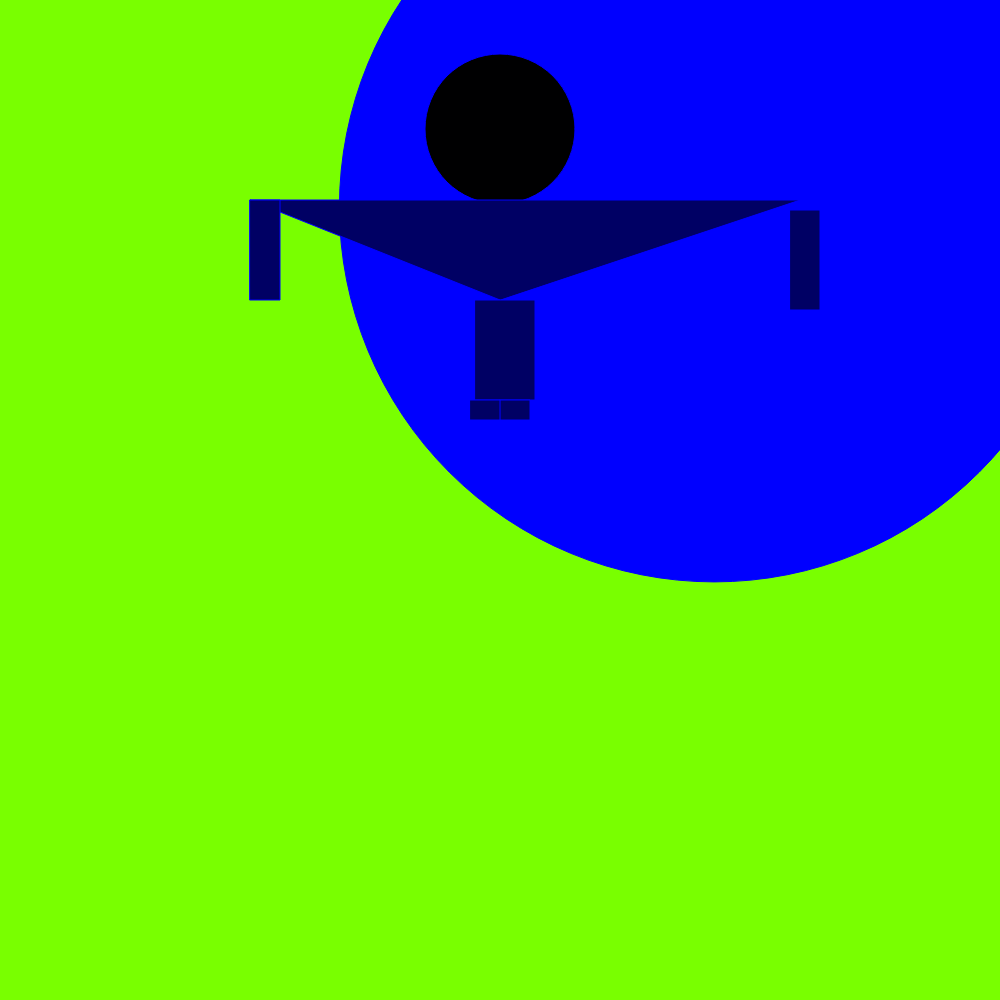
Frame 1 (no input)
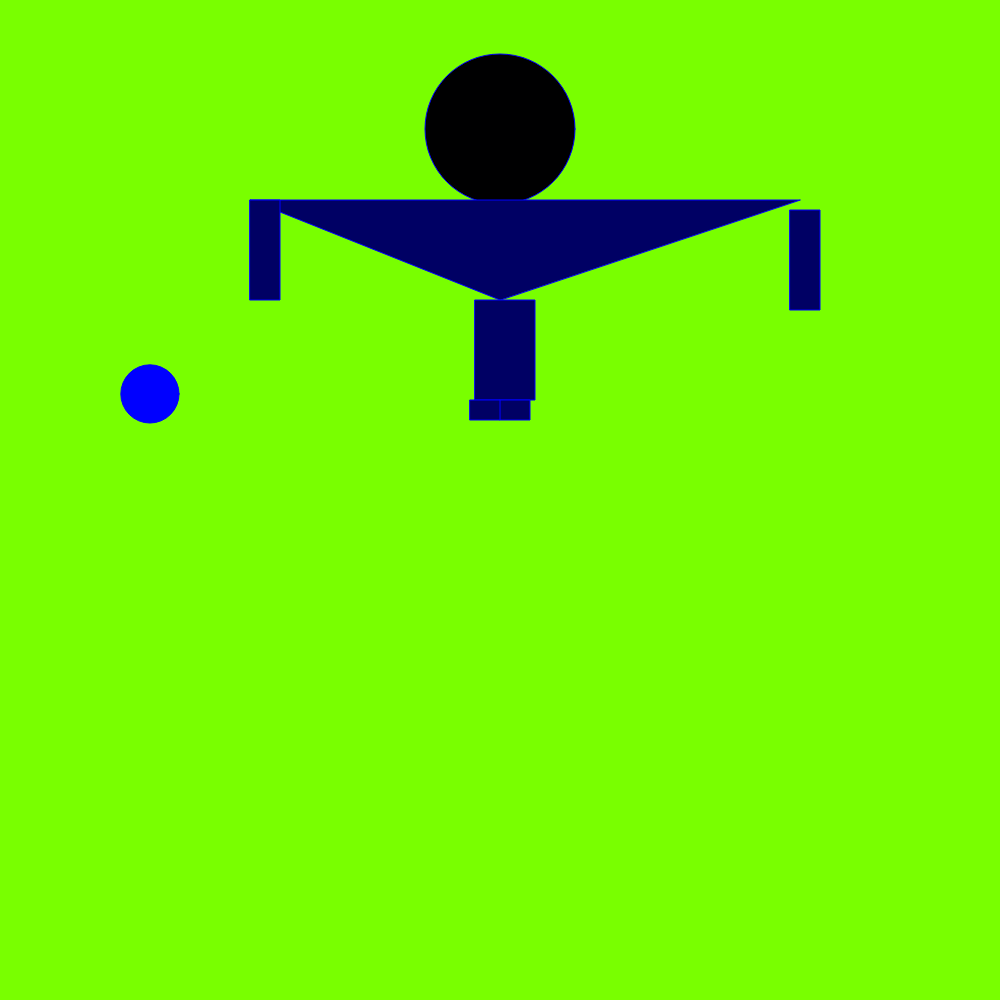
Frame 60 (no input)
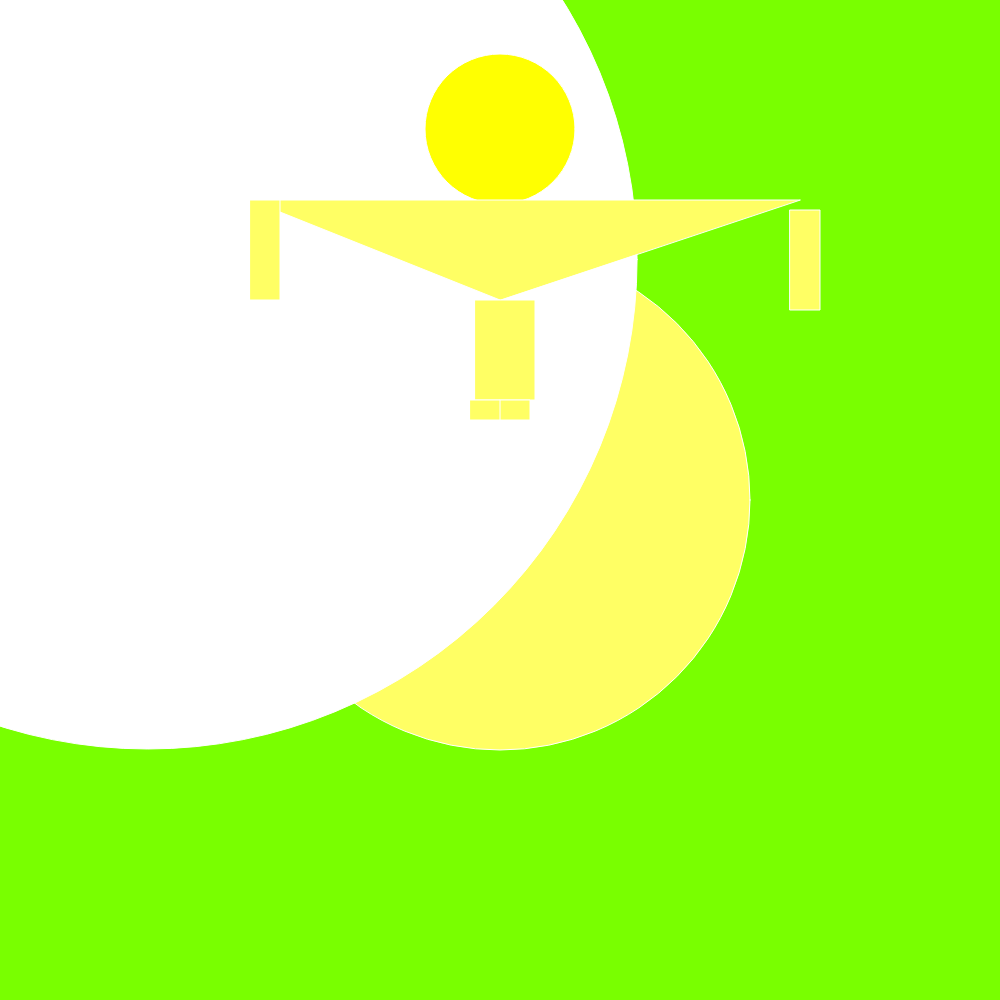
Frame 120 (the mouse pressed at the canvas centre since frame 60)

The p5.js sketch that drew these frames (run headless with seeded random() and noise() and a simulated clock; from frame 60 on, the mouse is pressed at the canvas centre):

// p5.js sketch
// ── sketch.js
function setup() {
  createCanvas(1000,1000)
  
}

function draw() {
  //frameRate (3);
  background(121,255,0)
  ellipse(mouseX,mouseY,mouseY,mouseX)
 stroke(mouseX,mouseY,255)
  fill(mouseX,mouseY,255);
  ellipse(random (0,1000),random (0,1000),random(1,1000))
  fill (300,255,135)
  //head
  fill(mouseX,mouseY,1)
  ellipse(500,129,150)
  //body
  fill(mouseX,mouseY,100)
  triangle(500,300,250,200,800,200)
  rect(475,300,60,100)
  rect(500,400,30,20)
  rect(470,400,30,20)
  rect(250,200,30,100)
  rect(790,210,30,100)
  
}
